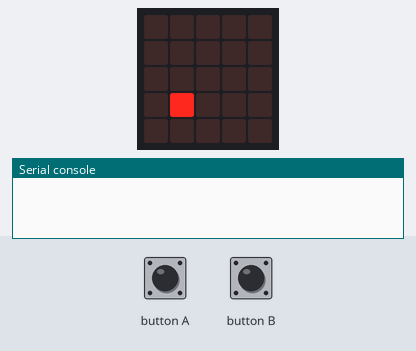
A program run on a simulated BBC micro:bit running MicroPython. Shown: the board's 5×5 LED display, the last lines printed to the serial console. The inputs (shaded band) are chosen by the test bench. The 48×5 strip is a reading aid, not a part: it shows the text the display is scrolling, unrolled, one strip-width of it at a time.

Above: at 1.2 s.
1.3 s: button A pressed for 0.15 s
At 2.2 s:
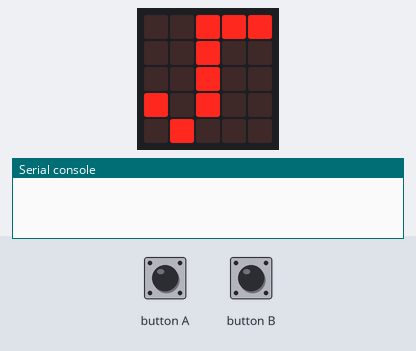
2.9 s: button B pressed for 0.15 s
At 3.4 s:
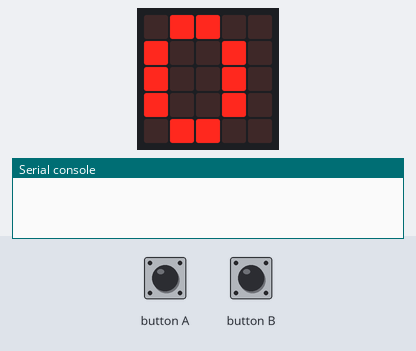
4.5 s: button B pressed for 1 s
At 5.9 s:
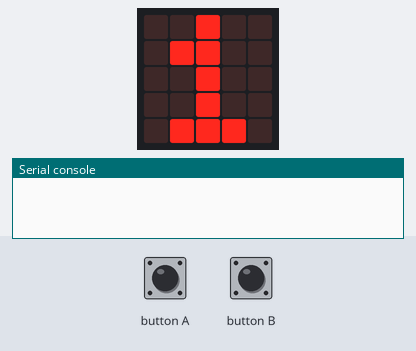
7.0 s: button A pressed for 1 s
At 7.8 s:
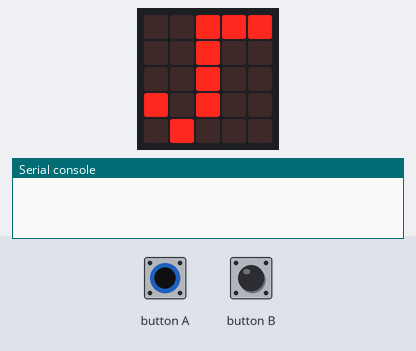
9.5 s: button A pressed for 0.15 s
At 18.0 s:
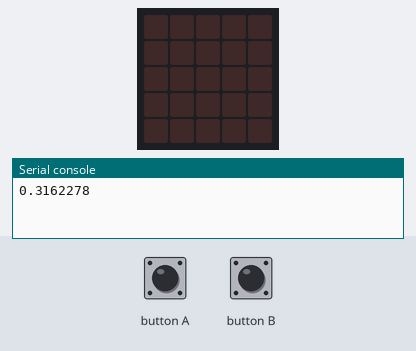
Timing chart, 0 to 18.3 s (numbered marks = the images above; inputs shaded):
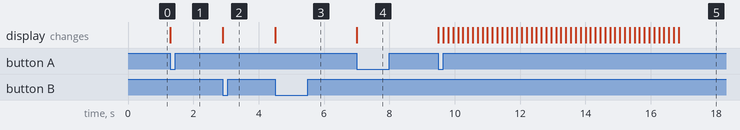

The program:

micro_sqrt.py
```python
from microbit import *

squareroot = Image(
   '00999:'
   '00900:'
   '00900:'
   '90900:'
   '09000')

opts = [
    ".",
    0,
    1,
    2,
    3,
    4,
    5,
    6,
    7,
    8,
    9,

]

# number input stage

entering = True
i = 0
button_a.was_pressed()
button_b.was_pressed()
digits = ""
while entering:

    if opts[i] == "s":
        display.show(squareroot)
    else:
        display.show(opts[i])

    if button_b.was_pressed():
        if i < len(opts)-1:
            i+=1
        else:
            i=0
    elif button_a.was_pressed():
        if opts[i] != "s":
            digits += str(opts[i])
            if opts[i] == ".":
                opts.pop(i)
            if len(digits) == 1:
                opts = ["s"] + opts
            i = 0
        else:
            entering = False

n = float(digits)

# process and show square root
rt = n**0.5
if rt == rt // 1:
    rt = int(rt)
print(rt)
display.scroll(rt)
```

Measured:
- after the input at 1.3 s, the display: changes at once (image 1)
- after the input at 2.9 s, the display: changes at once (image 2)
- after the input at 4.5 s, the display: changes at once (image 3)
- after the input at 7.0 s, the display: changes at once (image 4)
- after the input at 9.5 s, the display: first changes at once (image 5 shows a later state)
